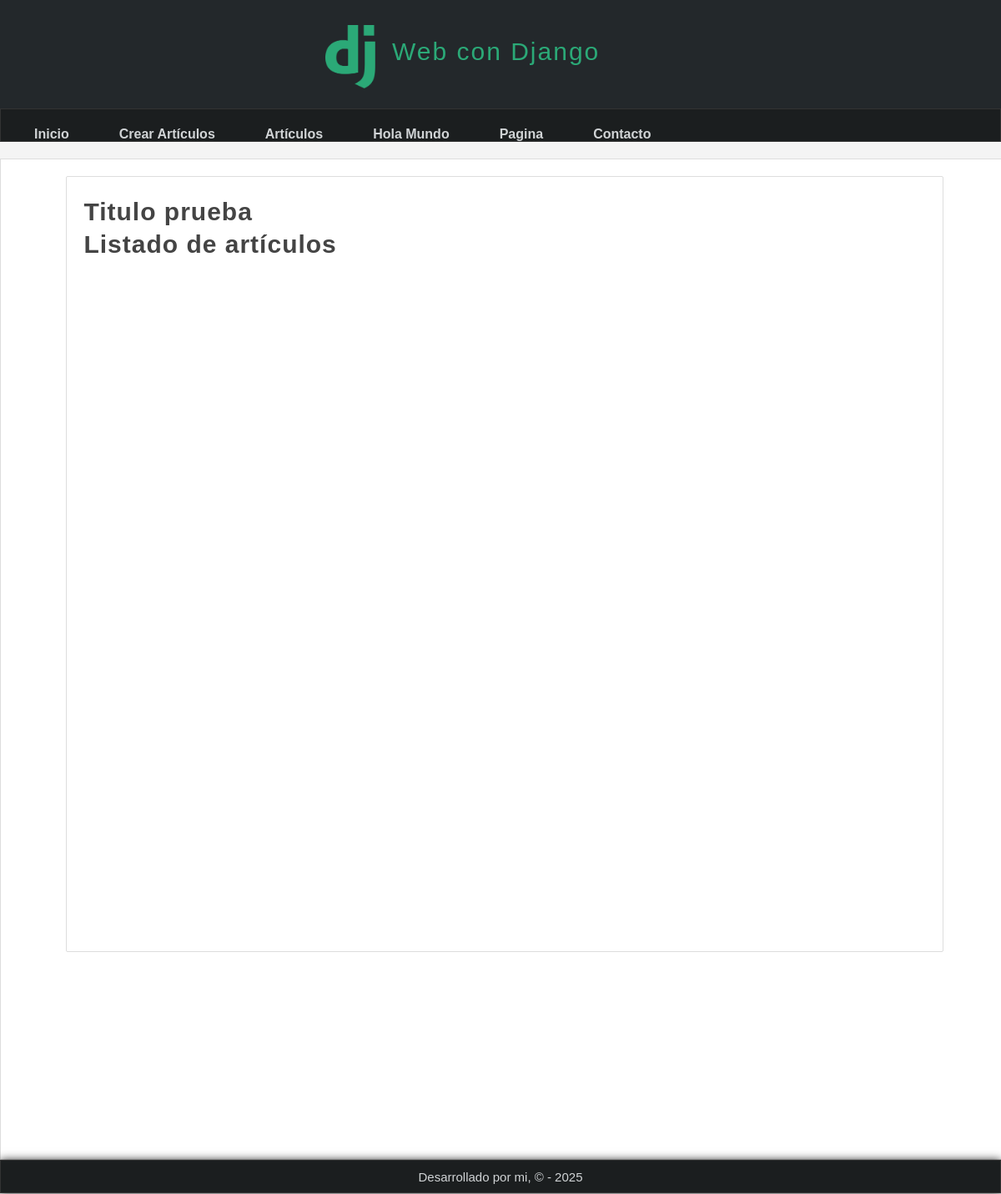
The app's page /articulos/, older data.
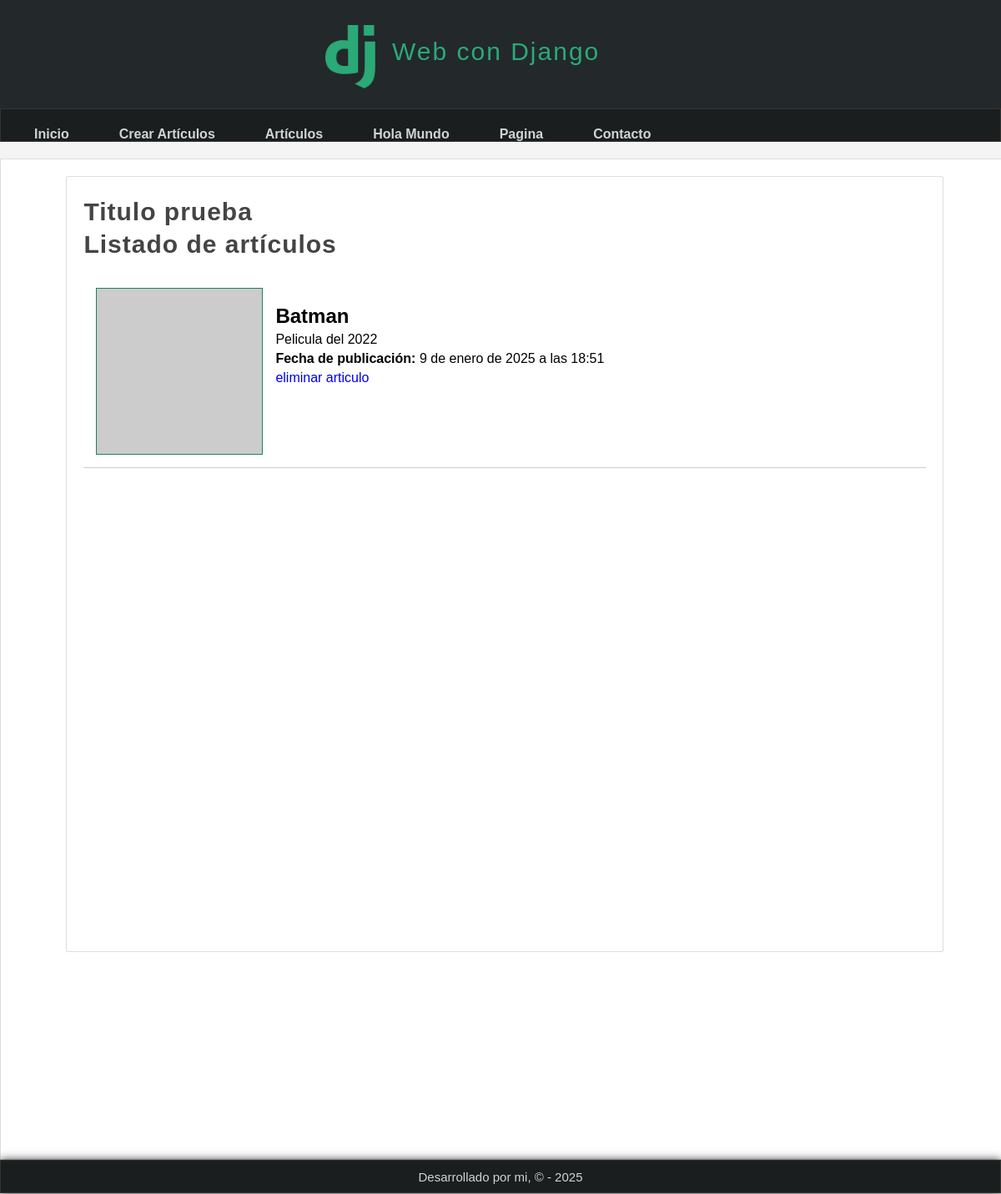
The same page, newer data.
### miapp/models.py (models this page shows, shortened)
class Article(models.Model):
    title = models.CharField(max_length=150, verbose_name = "Título")
    content = models.TextField(verbose_name = "Detalle")
    image = models.ImageField(default='null', verbose_name = "Imagen", upload_to="articlles")
    public = models.BooleanField(verbose_name = "Publicado")
    created_at = models.DateTimeField(auto_now_add=True, verbose_name = "Creado")
    updated_at = models.DateTimeField(auto_now=True, verbose_name = "Modificado")
    class Meta:
        verbose_name = "Artículo"
        verbose_name_plural = "Artículos"
        ordering = [ '-created_at' ]

### miapp/views.py (the view)
# urls.py: path("articulos/", views.articulos, name="articulos"),
def articulos(request):
    articulos = Article.objects.filter(public=True).order_by('title')
    return render(request, 'articulos.html', {
        'articulos': articulos
    })

### miapp/templates/articulos.html (shortened to what this page needs)
{% extends 'layout.html' %}
{% block content %}
    <h1 class="title">Listado de artículos</h1>
        {% for articulo in articulos %}
            <article class="article-item">
                <div class="image">
                </div>
                <div class="data">
                    <h2>{{ articulo.title }}</h2>
                    <p>{{ articulo.content }}</p>
                    <p><strong>Fecha de publicación: </strong>{{ articulo.created_at }}</p>
                    <a href="{% url 'borrar' id=articulo.id %}">eliminar articulo</a>
                </div>
            </article>
        {% endfor %}
{% endblock %}

Row changes from the older to the newer data that the page shows:
added Article: title "Batman", content "Pelicula del 2022", created_at "9 de enero de 2025 a las 18:51"
